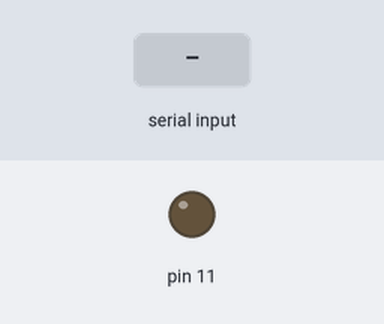
Simulated run of this sketch. Board: Arduino Uno, built with avr-gcc and run on an emulated ATmega328P. On the bench: output pins drawn as LEDs (lit = HIGH). Inputs (shaded band) come from the test bench.

Above: at 2.7 s.
2.8 s: "e90\n" received over Serial
At 3.4 s:
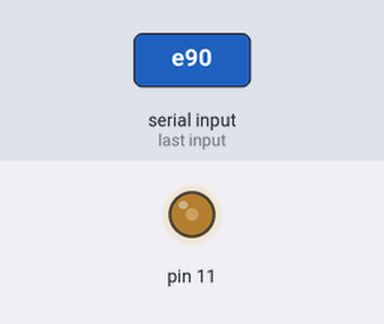
4.3 s: "e,45\n" received over Serial
At 5.7 s:
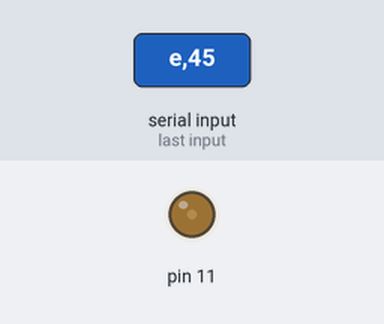
Timing chart, 0 to 7.3 s (numbered marks = the images above; inputs shaded):
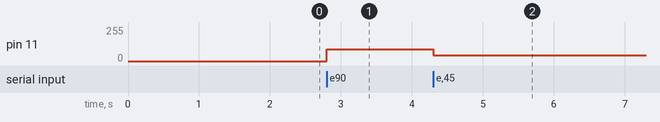

The sketch:

arduinoExcel2.ino
```cpp
void setup() {
  // put your setup code here, to run once:
Serial.begin(9600);
}

char comando;
 int valor;

void loop() {
  // put your main code here, to run repeatedly:

if (Serial.available()>0)
{
comando = Serial.read();
}

if (comando == 'e')
{
 valor = Serial.parseInt();
  analogWrite(11,valor);
comando='j';
}

  if (comando == 'i')
  {
    int teste = analogRead(A0);
    int teste2 = analogRead(A1);
       Serial.print(teste);
      Serial.print(",");
      Serial.println(teste2);
       delay(200);
  }
}
```

Measured:
- after the input at 2.8 s, pin 11: 0/255 → 90/255 at once
- after the input at 4.3 s, pin 11: 90/255 → 45/255 at once
